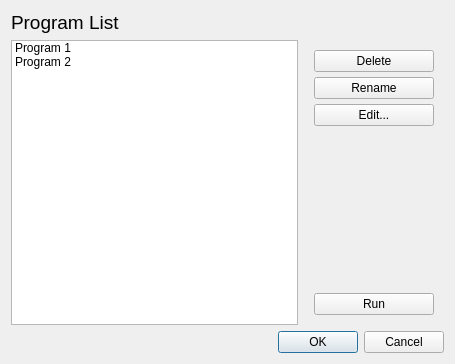
<?xml version="1.0" encoding="UTF-8"?>
<ui version="4.0">
 <class>ProgramDialog</class>
 <widget class="QDialog" name="ProgramDialog">
  <property name="geometry">
   <rect>
    <x>0</x>
    <y>0</y>
    <width>455</width>
    <height>364</height>
   </rect>
  </property>
  <property name="windowTitle">
   <string>Dialog</string>
  </property>
  <layout class="QVBoxLayout" name="verticalLayout_4">
   <item>
    <widget class="QLabel" name="labelProgramList">
     <property name="font">
      <font>
       <pointsize>14</pointsize>
       <weight>50</weight>
       <bold>false</bold>
      </font>
     </property>
     <property name="text">
      <string>Program List</string>
     </property>
    </widget>
   </item>
   <item>
    <layout class="QHBoxLayout" name="horizontalLayout_2">
     <item>
      <layout class="QVBoxLayout" name="vLayoutProgramList">
       <item>
        <widget class="QListWidget" name="listWidget">
         <item>
          <property name="text">
           <string>Program 1</string>
          </property>
         </item>
         <item>
          <property name="text">
           <string>Program 2</string>
          </property>
         </item>
        </widget>
       </item>
      </layout>
     </item>
     <item>
      <layout class="QVBoxLayout" name="vLayoutButtons">
       <property name="spacing">
        <number>5</number>
       </property>
       <property name="margin">
        <number>10</number>
       </property>
       <item>
        <widget class="QPushButton" name="buttonDelete">
         <property name="text">
          <string>Delete</string>
         </property>
        </widget>
       </item>
       <item>
        <widget class="QPushButton" name="buttonRename">
         <property name="text">
          <string>Rename</string>
         </property>
        </widget>
       </item>
       <item>
        <widget class="QPushButton" name="buttonEdit">
         <property name="text">
          <string>Edit...</string>
         </property>
        </widget>
       </item>
       <item>
        <spacer name="horizontalSpacer">
         <property name="orientation">
          <enum>Qt::Horizontal</enum>
         </property>
         <property name="sizeType">
          <enum>QSizePolicy::Fixed</enum>
         </property>
         <property name="sizeHint" stdset="0">
          <size>
           <width>120</width>
           <height>20</height>
          </size>
         </property>
        </spacer>
       </item>
       <item>
        <spacer name="verticalSpacer_2">
         <property name="orientation">
          <enum>Qt::Vertical</enum>
         </property>
         <property name="sizeHint" stdset="0">
          <size>
           <width>20</width>
           <height>40</height>
          </size>
         </property>
        </spacer>
       </item>
       <item>
        <widget class="QPushButton" name="buttonRun">
         <property name="text">
          <string>Run</string>
         </property>
        </widget>
       </item>
      </layout>
     </item>
    </layout>
   </item>
   <item>
    <widget class="QDialogButtonBox" name="buttonBox">
     <property name="standardButtons">
      <set>QDialogButtonBox::Cancel|QDialogButtonBox::Ok</set>
     </property>
    </widget>
   </item>
  </layout>
 </widget>
 <resources/>
 <connections/>
</ui>
